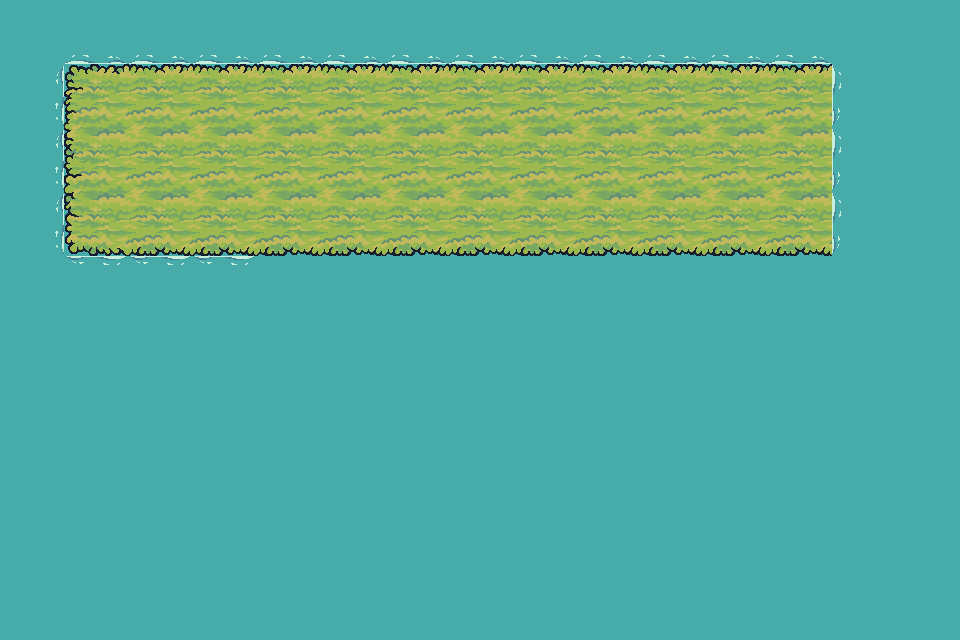

Rendered tile map (Tiled .tmx) drawn with the repository's tilesets; below, a short description and the map source with its tile grids summarised:
An orthogonal 15x10 tile map with 64x64 px tiles, 3 tile layers (water, ground, foam), 4 tilesets.

<map version="1.10" tiledversion="1.11.0" orientation="orthogonal" renderorder="right-down" width="15" height="10" tilewidth="64" tileheight="64" infinite="0" nextlayerid="5" nextobjectid="1">
 <tileset firstgid="1" name="water" tilewidth="64" tileheight="64" tilecount="1" columns="1">
  <image source="../Terrain/Water/Water.png" width="64" height="64" />
 </tileset>
 <tileset firstgid="2" name="grass" tilewidth="64" tileheight="64" tilecount="40" columns="10">
  <image source="../Terrain/Ground/Tilemap_Flat.png" width="640" height="256" />
 </tileset>
 <tileset firstgid="42" name="tile_elevated" tilewidth="64" tileheight="64" tilecount="32" columns="4">
  <image source="../Terrain/Ground/Tilemap_Elevation.png" width="256" height="512" />
 </tileset>
 <tileset firstgid="74" name="foam" tilewidth="64" tileheight="64" tilecount="72" columns="24">
  <image source="../Terrain/Water/Foam/Foam.png" width="1536" height="192" />
  <tile id="1">
   <animation>
    <frame tileid="1" duration="100" />
    <frame tileid="4" duration="100" />
    <frame tileid="7" duration="100" />
    <frame tileid="13" duration="100" />
    <frame tileid="16" duration="100" />
    <frame tileid="19" duration="100" />
    <frame tileid="22" duration="100" />
   </animation>
  </tile>
  <tile id="24">
   <animation>
    <frame tileid="24" duration="100" />
    <frame tileid="27" duration="100" />
    <frame tileid="30" duration="100" />
    <frame tileid="33" duration="100" />
    <frame tileid="36" duration="100" />
    <frame tileid="39" duration="100" />
    <frame tileid="42" duration="100" />
    <frame tileid="45" duration="100" />
   </animation>
  </tile>
  <tile id="26">
   <animation>
    <frame tileid="26" duration="100" />
    <frame tileid="29" duration="100" />
    <frame tileid="32" duration="100" />
    <frame tileid="35" duration="100" />
    <frame tileid="38" duration="100" />
    <frame tileid="41" duration="100" />
    <frame tileid="44" duration="100" />
    <frame tileid="47" duration="100" />
   </animation>
  </tile>
  <tile id="49">
   <animation>
    <frame tileid="49" duration="100" />
    <frame tileid="52" duration="100" />
    <frame tileid="55" duration="100" />
    <frame tileid="61" duration="100" />
    <frame tileid="64" duration="100" />
    <frame tileid="67" duration="100" />
    <frame tileid="70" duration="100" />
   </animation>
  </tile>
 </tileset>
 <layer id="1" name="water" width="15" height="10">
  <data>[150 cells, 150 non-empty, 1 distinct tile ids]</data>
 </layer>
 <layer id="2" name="ground" width="15" height="10">
  <data>[150 cells, 36 non-empty, 6 distinct tile ids]</data>
 </layer>
 <layer id="4" name="foam" width="15" height="10">
  <data>[150 cells, 21 non-empty, 4 distinct tile ids]</data>
 </layer>
</map>
